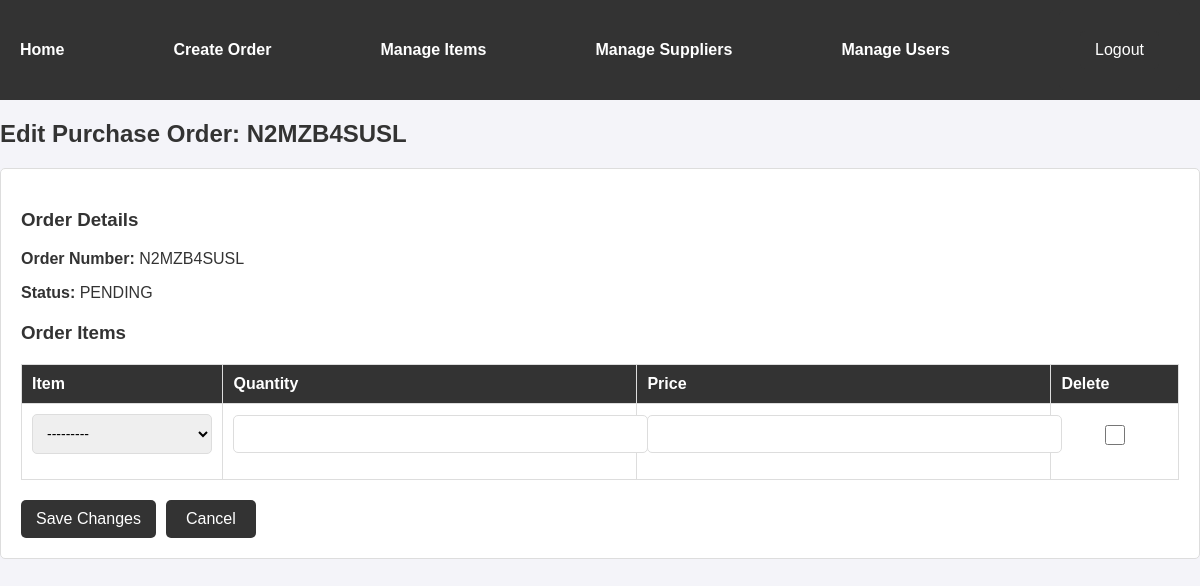
The app's page /app/edit_order/23/ (signed in), older data.
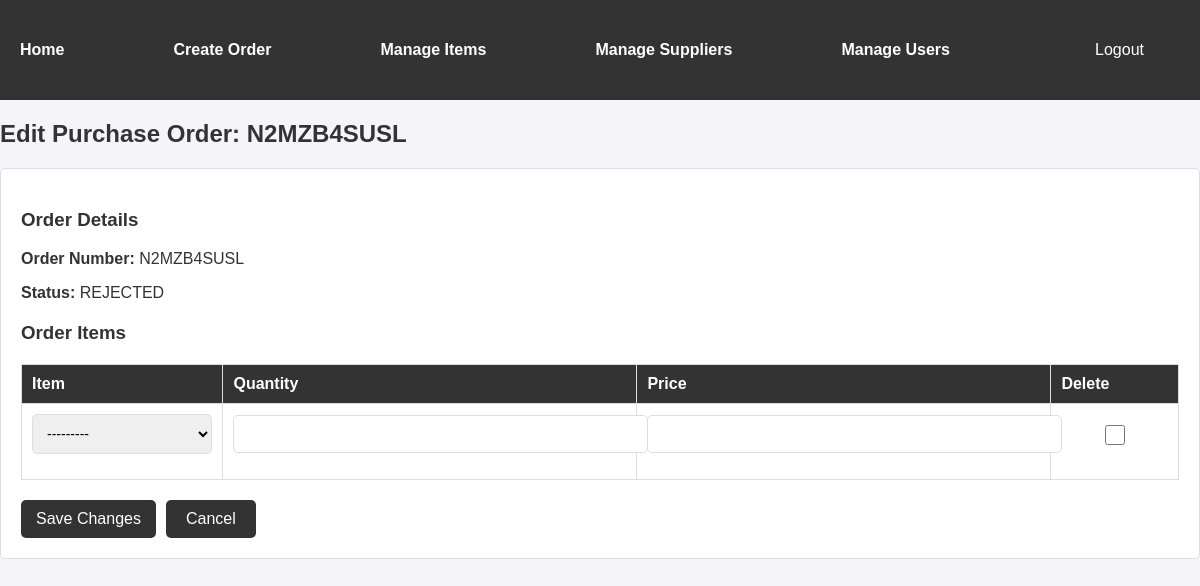
The same page, newer data.
### PO_Items/models.py (models this page shows, shortened)
class PurchaseOrder(models.Model):
    ORDER_STATUS_CHOICES = [
        ('PENDING', 'Pending'),
        ('APPROVED', 'Approved'),
        ('REJECTED', 'Rejected'),
    ]
    order_number = models.CharField(max_length=50)
    created_date = models.DateTimeField(auto_now_add=True)
    status = models.CharField(max_length=20, choices=ORDER_STATUS_CHOICES, default='PENDING')
    created_by = models.ForeignKey(User, on_delete=models.SET_NULL, null=True)

### PO_Items/decorators.py (the view)
        def _wrapped_view(request, *args, **kwargs):
            if request.user.role in allowed_roles:
                return view_func(request, *args, **kwargs)
            return HttpResponseForbidden("You do not have permission to access this page.")

### PO_Items/models.py (called while the page is built)
    def __str__(self):
        return self.name

### PO_Items/templates/PO_Items/edit_order.html (shortened to what this page needs)
{% load static %}
<!DOCTYPE html>
<html>
<head>
    <link rel="stylesheet" type="text/css" href="{% static 'PO_Items/styles.css' %}">
</head>
<body>
    <div class="navbar">
        <a href="{% url 'PO_Items:PO_Items' %}">Home</a>
        {% if request.user.role == 'BUYER' or request.user.role == 'ADMIN' %}
            <a href="{% url 'PO_Items:create_order' %}">Create Order</a>
        {% endif %}
        {% if request.user.role == 'INVENTORY_MANAGER' or request.user.role == 'ADMIN' %}
            <a href="{% url 'PO_Items:manage_items' %}">Manage Items</a>
            <a href="{% url 'PO_Items:manage_suppliers' %}">Manage Suppliers</a>
        {% endif %}
        {% if request.user.role == 'ADMIN' %}
            <a href="{% url 'PO_Items:manage_users' %}">Manage Users</a>
        {% endif %}
        <form class="form_nav" method="post" action="{% url 'logout' %}" style="display: inline;">
            <button type="submit">Logout</button>
        </form>
    </div>
    <h2>Edit Purchase Order: {{ order.order_number }}</h2>
    <form method="post" action="">
        <h3>Order Details</h3>
        <p><strong>Order Number:</strong> {{ order.order_number }}</p>
        <p><strong>Status:</strong> {{ order.status }}</p>
        <h3>Order Items</h3>
        <table>
            <thead>
                <tr>
                    <th>Item</th>
                    <th>Quantity</th>
                    <th>Price</th>
                    <th>Delete</th>
                </tr>
            </thead>
            <tbody>
                {% for form in formset %}
                <tr>
                    <td>
                        {{ form.sports_item }}
                    </td>
                    <td>{{ form.quantity }}</td>
                    <td>{{ form.price }}</td>
                    <td style="text-align: center;">
                        <input type="checkbox" name="{{ form.DELETE.html_name }}" id="{{ form.DELETE.id_for_label }}" style="width: 20px; height: 20px; cursor: pointer;">
                    </td>
                </tr>
                {% endfor %}
            </tbody>
        </table>
        <div class="button-group">
            <button type="submit">Save Changes</button>
            <a href="{% url 'PO_Items:PO_Items' %}" class="cancel-button">Cancel</a>
        </div>
    </form>
</body>
</html>

Row changes from the older to the newer data that the page shows:
changed PurchaseOrder "N2MZB4SUSL": status "PENDING" → "REJECTED"
